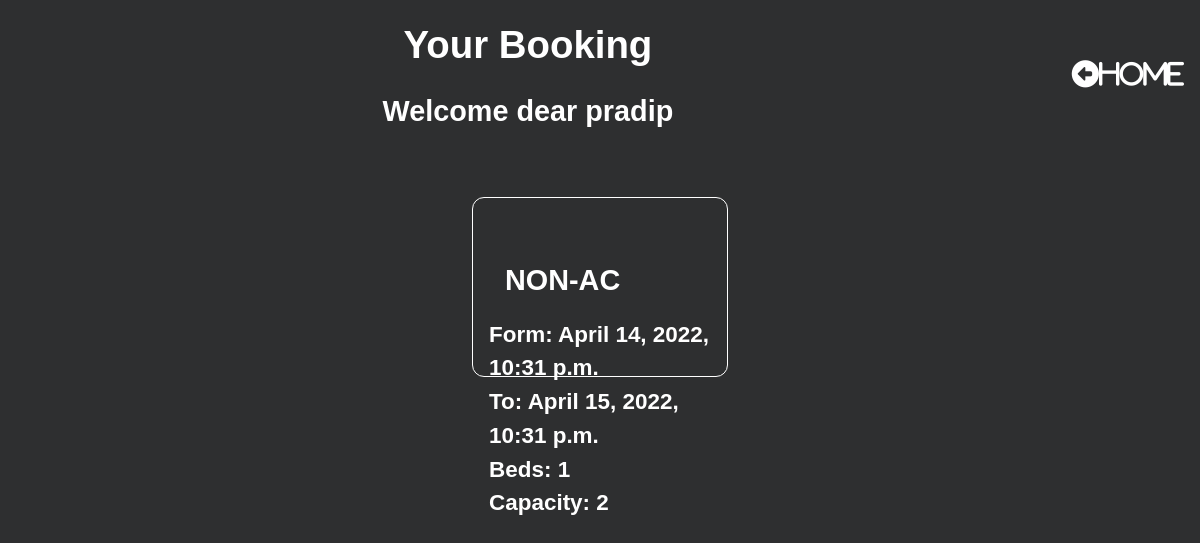
Before: /booking_list/ (signed in) with the older database file.
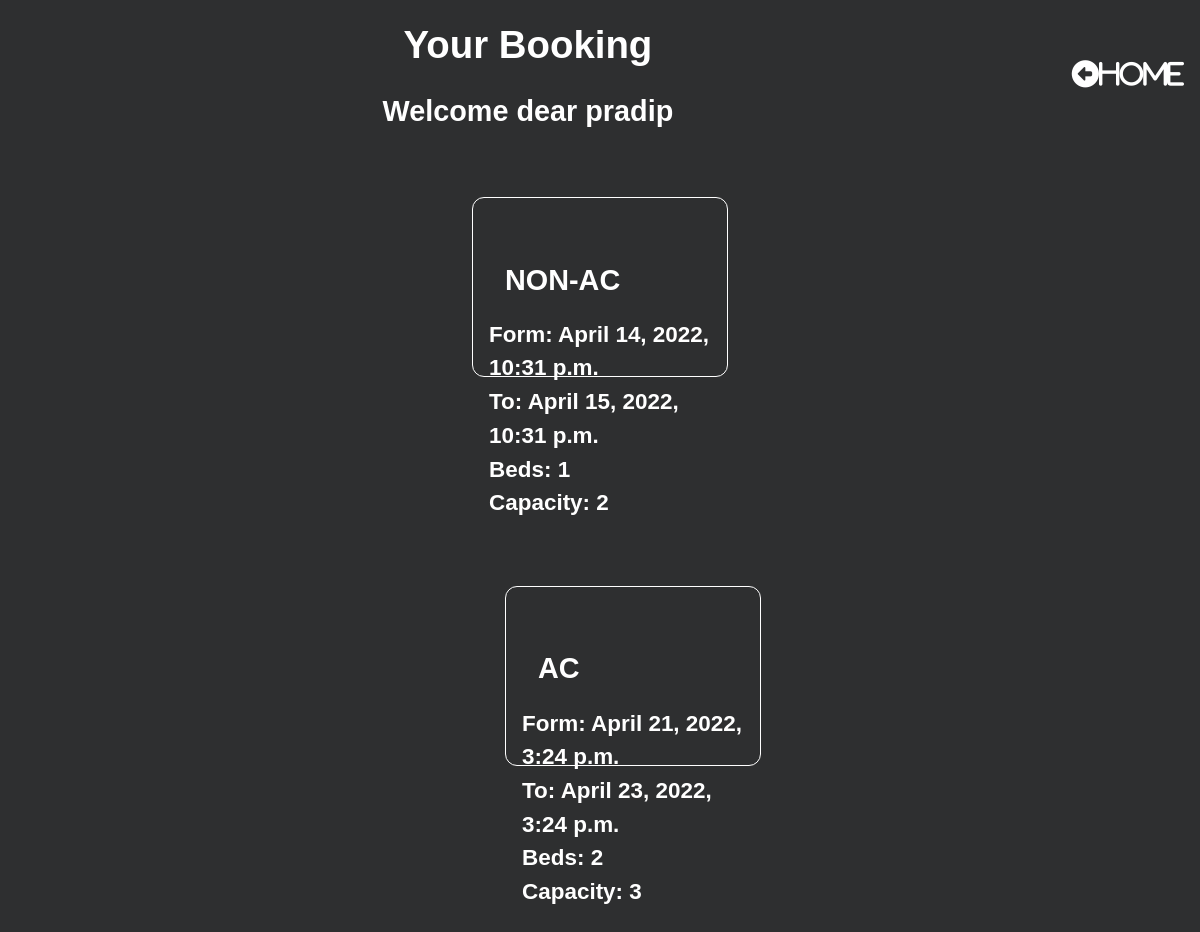
After: the same page with the newer database file.
### app/models.py (models this page shows, shortened)
class Booking(models.Model):
    user = models.ForeignKey(settings.AUTH_USER_MODEL,
                             on_delete=models.CASCADE)
    room = models.ForeignKey(Room, on_delete=models.CASCADE)
    check_in = models.DateTimeField()
    check_out = models.DateTimeField()
    payment_method = models.CharField(
        max_length=20, choices=METHOD, null=True, default="Cash On Delevery")
    payment_completed = models.BooleanField(
        default=False, null=True, blank=True)
    def get_room_category(self):
        room_categories = dict(self.room.Room_categories)
        room_category = room_categories.get(self.room.category)
        return room_category
    def get_cancel_booking_url(self):
        return reverse_lazy('CancelBookingView', args=[self.pk, ])

class Room(models.Model):
    Room_categories = (
        ('NAC', 'NON-AC'),
        ('YAC', 'AC'),
        ('DEL', 'DELUXE'),
        ('KIN', 'KING'),
        ('QUE', 'QUEEN'),
    )
    number = models.IntegerField()
    category = models.CharField(max_length=3, choices=Room_categories)
    beds = models.IntegerField()
    capacity = models.IntegerField()

### app/views.py (the view)
# urls.py: path('booking_list/', BookingListView.as_view(), name='BookingListView'),
class BookingListView(ListView):
    model = Booking
    template_name = "booking_list_view.html"
    def get_queryset(self, *args, **kwargs):
        if self.request.user.is_staff:
            booking_list = Booking.objects.all()
            return booking_list
        else:
            booking_list = Booking.objects.filter(user=self.request.user)
            return booking_list

### templates/booking_list_view.html (shortened to what this page needs)
{% load static %}
<!DOCTYPE html>
<html lang="en">
<head>
    <link rel="stylesheet" href="{% static 'css/booking_list_view.css' %}">
    <link rel="stylesheet" href="{% static 'css/nav.css' %}" />
</head>
<body>
    <div class="content">
        <div class="header">
            <div class="headings">
                <h1>Your Booking</h1>
                <h2>Welcome dear {{user}}</h2>
            </div>
            <div class="home">
                <div class="home">
                    <a href="{% url 'RoomListView'%}"><i class="fas fa-arrow-alt-circle-left">Home</i></a>
                </div>
            </div>
        </div>
        <div class="bookings">
            {% for booking in booking_list %}
            <div class="booking">
                <div class="category">
                    <h2>{{booking.get_room_category}}</h2>
                </div>
                <div class="form">
                    <h3>Form: {{booking.check_in}}</h3>
                </div>
                <div class="to">
                    <h3>To: {{booking.check_out}}</h3>
                </div>
                <div class="beds">
                    <h3>Beds: {{booking.room.beds}}</h3>
                </div>
                <div>
                    <h3>Capacity: {{booking.room.capacity}}</h3>
                </div>
                <div class="cancel"><a href="{{booking.get_cancel_booking_url}}" class="invisible"></a>
                </div>
                {% endfor %}
</div>
        </div>
    </div>
</body>
</html>

Changed rows visible on the page:
added Booking: get_room_category "AC", check_in "April 21, 2022, 3:24 p.m.", check_out "April 23, 2022, 3:24 p.m.", room.beds "2", room.capacity "3"
